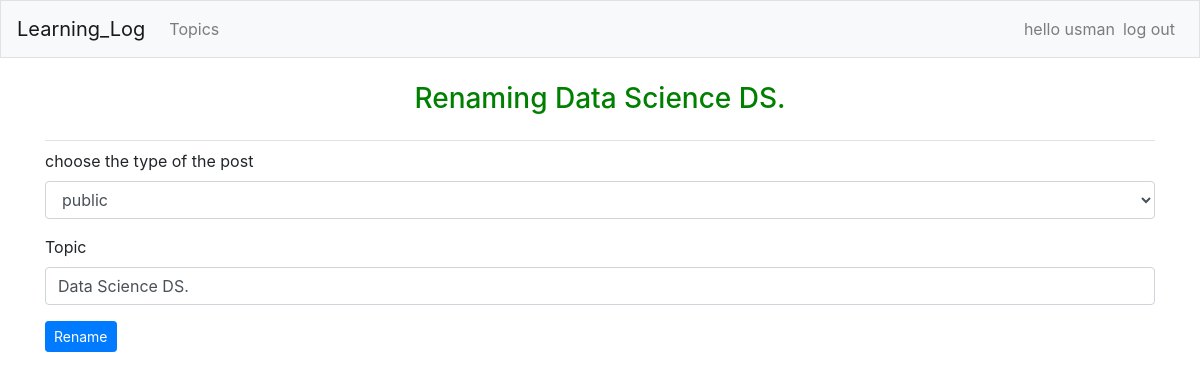
The app's page /edit_topic/1/ (signed in), older data.
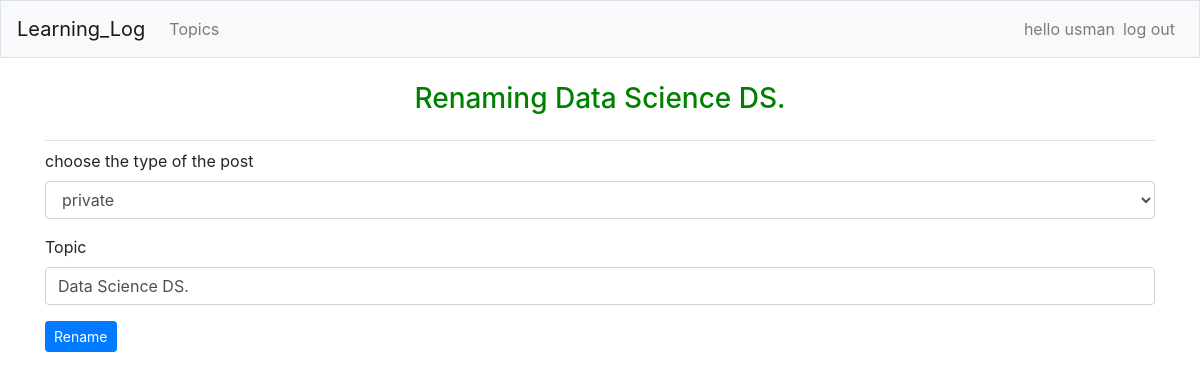
The same page, newer data.
### learning_logs/models.py (models this page shows)
class Topic(models.Model) :
    public = 'public'
    private= 'private'
    options = [
        (public,'public'),
        (private,'private'),
    ]
    choice = models.CharField(max_length=8,choices=options,default=public)
    text = models.CharField(max_length=25)
    date_added = models.DateTimeField(auto_now_add = True)
    owner =models.ForeignKey(User,on_delete=models.CASCADE)
    def __str__(self) :
        return self.text

### learning_logs/views.py (the view)
# urls.py: path("edit_topic/<int:topic_id>/",views.edit_topic,name="edit_topic"),
@login_required
def edit_topic(request,topic_id) :
    topic=Topic.objects.get(id =topic_id)
    check_topic_ownership(request,topic)
    if request.method != "POST":
        form = TopicForm(instance=topic)
    else :
        form = TopicForm(data=request.POST,instance=topic)
        if form.is_valid() :
            form.save()
            return redirect("learning_logs:topics")
    context ={"form":form,"topic":topic}
    return render(request,'learning_logs/edit_topic.html',context)

### learning_logs/forms.py
class TopicForm(forms.ModelForm):
    class Meta :
        model=Topic
        fields = ["choice","text"]
        labels={'choice':"choose the type of the post","text":"Topic"}

### learning_logs/views.py (called while the page is built)
def check_topic_ownership(request,topic):
    if topic.owner != request.user :
        raise Http404

### learning_logs/templates/learning_logs/edit_topic.html (shortened to what this page needs)
{% extends 'learning_logs/base.html'%}
{% load bootstrap4 %}
{% block page_header%}
    <p>
      <h3 align="center" style="color:green">Renaming {{topic}}</h3>
    </p>
{% endblock page_header%}
{% block content%}
 <form method="post" action ="{%url 'learning_logs:edit_topic' topic.id %}" class="form">
 {% bootstrap_form form%}
 {%buttons%}
 <button name="submit" class="btn btn-sm btn-primary">Rename</button>
 {%endbuttons%}
 </form>
{% endblock content%}

Row changes from the older to the newer data that the page shows:
changed Topic "Data Science DS.": choice "public" → "private"
